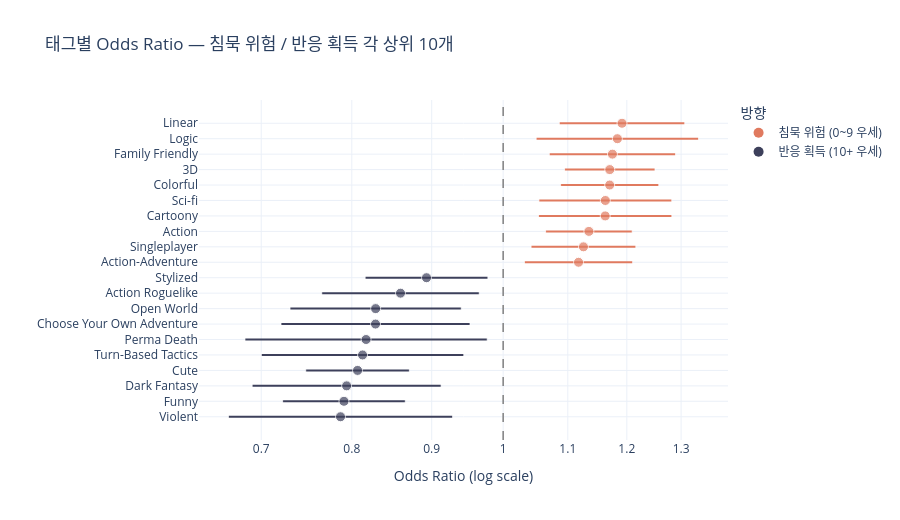

Notebook source saved alongside this figure:
### Markdown cell above
## 7. 시각화: Forest Plot

유의미한 태그의 Odds Ratio와 95% 신뢰구간을 Forest Plot으로 시각화한다.
태그 수가 많을 수 있으므로 OR 기준 상위 20개(침묵 위험)와 하위 20개(반응 획득)만 표시한다.
기준선(OR=1)을 중심으로 오른쪽은 침묵 위험 태그, 왼쪽은 반응 획득 태그를 나타낸다.

### Code cell
FOREST_TOP_N = 10
forest_df = pd.concat([
    or_df[or_df["direction"] == "침묵 위험 (0~9 우세)"].tail(FOREST_TOP_N),
    or_df[or_df["direction"] == "반응 획득 (10+ 우세)"].head(FOREST_TOP_N),
]).sort_values("odds_ratio")

color_map = {"침묵 위험 (0~9 우세)": "#e07a5f", "반응 획득 (10+ 우세)": "#3d405b"}

fig = go.Figure()

for _, row in forest_df.iterrows():
    color = color_map[row["direction"]]
    fig.add_trace(go.Scatter(
        x=[row["ci_lower"], row["odds_ratio"], row["ci_upper"]],
        y=[row["tag"]] * 3,
        mode="lines+markers",
        marker=dict(size=[4, 10, 4], color=color, symbol=["line-ns", "circle", "line-ns"]),
        line=dict(color=color, width=2),
        showlegend=False,
        hovertemplate=(
            f"<b>{row['tag']}</b><br>"
            f"OR: {row['odds_ratio']:.3f}<br>"
            f"95% CI: [{row['ci_lower']:.3f}, {row['ci_upper']:.3f}]<br>"
            f"p_adjusted: {row['p_adjusted']:.4f}<br>"
            f"0~9 비율: {row['ratio_0_9']:.1f}%<br>"
            f"10+ 비율: {row['ratio_10plus']:.1f}%<br>"
            "<extra></extra>"
        ),
    ))

for label, color in color_map.items():
    fig.add_trace(go.Scatter(
        x=[None], y=[None],
        mode="markers",
        marker=dict(size=10, color=color),
        name=label,
    ))

fig.add_vline(x=1, line_dash="dash", line_color="gray", line_width=1.5)

fig.update_layout(
    template="plotly_white",
    title=f"태그별 Odds Ratio — 침묵 위험 / 반응 획득 각 상위 {FOREST_TOP_N}개",
    xaxis=dict(title="Odds Ratio (log scale)", type="log"),
    yaxis=dict(title=""),
    width=900,
    height=max(500, len(forest_df) * 26),
    legend=dict(title="방향"),
)

fig.show()

### Figure 1 — Plotly figure (JSON) as saved in the notebook; plotly's stock layout.template omitted (floating-point values rounded to 4 significant figures)
{"data": [{"hovertemplate": "<b>Violent</b><br>OR: 0.787<br>95% CI: [0.667, 0.928]<br>p_adjusted: 0.0090<br>0~9 비율: 3.5%<br>10+ 비율: 4.4%<br><extra></extra>", "line": {"color": "#3d405b", "width": 2}, "marker": {"color": "#3d405b", "size": [4, 10, 4], "symbol": ["line-ns", "circle", "line-ns"]}, "mode": "lines+markers", "showlegend": false, "type": "scatter", "x": [0.667, 0.7868, 0.9282], "y": ["Violent", "Violent", "Violent"]}, {"hovertemplate": "<b>Funny</b><br>OR: 0.791<br>95% CI: [0.722, 0.866]<br>p_adjusted: 0.0000<br>0~9 비율: 13.2%<br>10+ 비율: 16.1%<br><extra></extra>", "line": {"color": "#3d405b", "width": 2}, "marker": {"color": "#3d405b", "size": [4, 10, 4], "symbol": ["line-ns", "circle", "line-ns"]}, "mode": "lines+markers", "showlegend": false, "type": "scatter", "x": [0.7224, 0.7908, 0.8656], "y": ["Funny", "Funny", "Funny"]}, {"hovertemplate": "<b>Dark Fantasy</b><br>OR: 0.794<br>95% CI: [0.691, 0.913]<br>p_adjusted: 0.0027<br>0~9 비율: 5.0%<br>10+ 비율: 6.2%<br><extra></extra>", "line": {"color": "#3d405b", "width": 2}, "marker": {"color": "#3d405b", "size": [4, 10, 4], "symbol": ["line-ns", "circle", "line-ns"]}, "mode": "lines+markers", "showlegend": false, "type": "scatter", "x": [0.6907, 0.7939, 0.9126], "y": ["Dark Fantasy", "Dark Fantasy", "Dark Fantasy"]}, {"hovertemplate": "<b>Cute</b><br>OR: 0.807<br>95% CI: [0.747, 0.871]<br>p_adjusted: 0.0000<br>0~9 비율: 20.6%<br>10+ 비율: 24.3%<br><extra></extra>", "line": {"color": "#3d405b", "width": 2}, "marker": {"color": "#3d405b", "size": [4, 10, 4], "symbol": ["line-ns", "circle", "line-ns"]}, "mode": "lines+markers", "showlegend": false, "type": "scatter", "x": [0.7475, 0.8068, 0.8709], "y": ["Cute", "Cute", "Cute"]}, {"hovertemplate": "<b>Turn-Based Tactics</b><br>OR: 0.813<br>95% CI: [0.700, 0.944]<br>p_adjusted: 0.0130<br>0~9 비율: 4.4%<br>10+ 비율: 5.3%<br><extra></extra>", "line": {"color": "#3d405b", "width": 2}, "marker": {"color": "#3d405b", "size": [4, 10, 4], "symbol": ["line-ns", "circle", "line-ns"]}, "mode": "lines+markers", "showlegend": false, "type": "scatter", "x": [0.7001, 0.8128, 0.9436], "y": ["Turn-Based Tactics", "Turn-Based Tactics", "Turn-Based Tactics"]}, {"hovertemplate": "<b>Perma Death</b><br>OR: 0.817<br>95% CI: [0.683, 0.977]<br>p_adjusted: 0.0470<br>0~9 비율: 3.0%<br>10+ 비율: 3.6%<br><extra></extra>", "line": {"color": "#3d405b", "width": 2}, "marker": {"color": "#3d405b", "size": [4, 10, 4], "symbol": ["line-ns", "circle", "line-ns"]}, "mode": "lines+markers", "showlegend": false, "type": "scatter", "x": [0.6834, 0.817, 0.9768], "y": ["Perma Death", "Perma Death", "Perma Death"]}, {"hovertemplate": "<b>Choose Your Own Adventure</b><br>OR: 0.828<br>95% CI: [0.721, 0.952]<br>p_adjusted: 0.0160<br>0~9 비율: 5.1%<br>10+ 비율: 6.1%<br><extra></extra>", "line": {"color": "#3d405b", "width": 2}, "marker": {"color": "#3d405b", "size": [4, 10, 4], "symbol": ["line-ns", "circle", "line-ns"]}, "mode": "lines+markers", "showlegend": false, "type": "scatter", "x": [0.7207, 0.8284, 0.9523], "y": ["Choose Your Own Adventure", "Choose Your Own Adventure", "Choose Your Own Adventure"]}, {"hovertemplate": "<b>Open World</b><br>OR: 0.829<br>95% CI: [0.730, 0.940]<br>p_adjusted: 0.0075<br>0~9 비율: 6.3%<br>10+ 비율: 7.5%<br><extra></extra>", "line": {"color": "#3d405b", "width": 2}, "marker": {"color": "#3d405b", "size": [4, 10, 4], "symbol": ["line-ns", "circle", "line-ns"]}, "mode": "lines+markers", "showlegend": false, "type": "scatter", "x": [0.7303, 0.8286, 0.9401], "y": ["Open World", "Open World", "Open World"]}, {"hovertemplate": "<b>Action Roguelike</b><br>OR: 0.860<br>95% CI: [0.765, 0.965]<br>p_adjusted: 0.0206<br>0~9 비율: 7.6%<br>10+ 비율: 8.8%<br><extra></extra>", "line": {"color": "#3d405b", "width": 2}, "marker": {"color": "#3d405b", "size": [4, 10, 4], "symbol": ["line-ns", "circle", "line-ns"]}, "mode": "lines+markers", "showlegend": false, "type": "scatter", "x": [0.7653, 0.8595, 0.9653], "y": ["Action Roguelike", "Action Roguelike", "Action Roguelike"]}, {"hovertemplate": "<b>Stylized</b><br>OR: 0.893<br>95% CI: [0.816, 0.978]<br>p_adjusted: 0.0271<br>0~9 비율: 13.7%<br>10+ 비율: 15.1%<br><extra></extra>", "line": {"color": "#3d405b", "width": 2}, "marker": {"color": "#3d405b", "size": [4, 10, 4], "symbol": ["line-ns", "circle", "line-ns"]}, "mode": "lines+markers", "showlegend": false, "type": "scatter", "x": [0.8159, 0.8932, 0.9777], "y": ["Stylized", "Stylized", "Stylized"]}, {"hovertemplate": "<b>Action-Adventure</b><br>OR: 1.118<br>95% CI: [1.032, 1.210]<br>p_adjusted: 0.0131<br>0~9 비율: 20.4%<br>10+ 비율: 18.6%<br><extra></extra>", "line": {"color": "#e07a5f", "width": 2}, "marker": {"color": "#e07a5f", "size": [4, 10, 4], "symbol": ["line-ns", "circle", "line-ns"]}, "mode": "lines+markers", "showlegend": false, "type": "scatter", "x": [1.032, 1.118, 1.21], "y": ["Action-Adventure", "Action-Adventure", "Action-Adventure"]}, {"hovertemplate": "<b>Singleplayer</b><br>OR: 1.126<br>95% CI: [1.042, 1.216]<br>p_adjusted: 0.0060<br>0~9 비율: 79.4%<br>10+ 비율: 77.4%<br><extra></extra>", "line": {"color": "#e07a5f", "width": 2}, "marker": {"color": "#e07a5f", "size": [4, 10, 4], "symbol": ["line-ns", "circle", "line-ns"]}, "mode": "lines+markers", "showlegend": false, "type": "scatter", "x": [1.042, 1.126, 1.216], "y": ["Singleplayer", "Singleplayer", "Singleplayer"]}, {"hovertemplate": "<b>Action</b><br>OR: 1.135<br>95% CI: [1.065, 1.210]<br>p_adjusted: 0.0003<br>0~9 비율: 45.1%<br>10+ 비율: 42.0%<br><extra></extra>", "line": {"color": "#e07a5f", "width": 2}, "marker": {"color": "#e07a5f", "size": [4, 10, 4], "symbol": ["line-ns", "circle", "line-ns"]}, "mode": "lines+markers", "showlegend": false, "type": "scatter", "x": [1.065, 1.135, 1.21], "y": ["Action", "Action", "Action"]}, {"hovertemplate": "<b>Cartoony</b><br>OR: 1.162<br>95% CI: [1.054, 1.282]<br>p_adjusted: 0.0061<br>0~9 비율: 12.5%<br>10+ 비율: 10.9%<br><extra></extra>", "line": {"color": "#e07a5f", "width": 2}, "marker": {"color": "#e07a5f", "size": [4, 10, 4], "symbol": ["line-ns", "circle", "line-ns"]}, "mode": "lines+markers", "showlegend": false, "type": "scatter", "x": [1.054, 1.162, 1.282], "y": ["Cartoony", "Cartoony", "Cartoony"]}, {"hovertemplate": "<b>Sci-fi</b><br>OR: 1.163<br>95% CI: [1.054, 1.282]<br>p_adjusted: 0.0059<br>0~9 비율: 12.6%<br>10+ 비율: 11.0%<br><extra></extra>", "line": {"color": "#e07a5f", "width": 2}, "marker": {"color": "#e07a5f", "size": [4, 10, 4], "symbol": ["line-ns", "circle", "line-ns"]}, "mode": "lines+markers", "showlegend": false, "type": "scatter", "x": [1.054, 1.163, 1.282], "y": ["Sci-fi", "Sci-fi", "Sci-fi"]}, {"hovertemplate": "<b>Colorful</b><br>OR: 1.170<br>95% CI: [1.088, 1.258]<br>p_adjusted: 0.0001<br>0~9 비율: 27.2%<br>10+ 비율: 24.2%<br><extra></extra>", "line": {"color": "#e07a5f", "width": 2}, "marker": {"color": "#e07a5f", "size": [4, 10, 4], "symbol": ["line-ns", "circle", "line-ns"]}, "mode": "lines+markers", "showlegend": false, "type": "scatter", "x": [1.088, 1.17, 1.258], "y": ["Colorful", "Colorful", "Colorful"]}, {"hovertemplate": "<b>3D</b><br>OR: 1.170<br>95% CI: [1.095, 1.251]<br>p_adjusted: 0.0000<br>0~9 비율: 36.0%<br>10+ 비율: 32.4%<br><extra></extra>", "line": {"color": "#e07a5f", "width": 2}, "marker": {"color": "#e07a5f", "size": [4, 10, 4], "symbol": ["line-ns", "circle", "line-ns"]}, "mode": "lines+markers", "showlegend": false, "type": "scatter", "x": [1.095, 1.17, 1.251], "y": ["3D", "3D", "3D"]}, {"hovertemplate": "<b>Family Friendly</b><br>OR: 1.175<br>95% CI: [1.070, 1.289]<br>p_adjusted: 0.0018<br>0~9 비율: 14.2%<br>10+ 비율: 12.3%<br><extra></extra>", "line": {"color": "#e07a5f", "width": 2}, "marker": {"color": "#e07a5f", "size": [4, 10, 4], "symbol": ["line-ns", "circle", "line-ns"]}, "mode": "lines+markers", "showlegend": false, "type": "scatter", "x": [1.07, 1.175, 1.289], "y": ["Family Friendly", "Family Friendly", "Family Friendly"]}, {"hovertemplate": "<b>Logic</b><br>OR: 1.183<br>95% CI: [1.050, 1.334]<br>p_adjusted: 0.0122<br>0~9 비율: 8.1%<br>10+ 비율: 6.9%<br><extra></extra>", "line": {"color": "#e07a5f", "width": 2}, "marker": {"color": "#e07a5f", "size": [4, 10, 4], "symbol": ["line-ns", "circle", "line-ns"]}, "mode": "lines+markers", "showlegend": false, "type": "scatter", "x": [1.05, 1.183, 1.334], "y": ["Logic", "Logic", "Logic"]}, {"hovertemplate": "<b>Linear</b><br>OR: 1.192<br>95% CI: [1.086, 1.307]<br>p_adjusted: 0.0006<br>0~9 비율: 14.5%<br>10+ 비율: 12.5%<br><extra></extra>", "line": {"color": "#e07a5f", "width": 2}, "marker": {"color": "#e07a5f", "size": [4, 10, 4], "symbol": ["line-ns", "circle", "line-ns"]}, "mode": "lines+markers", "showlegend": false, "type": "scatter", "x": [1.086, 1.192, 1.307], "y": ["Linear", "Linear", "Linear"]}, {"marker": {"color": "#e07a5f", "size": 10}, "mode": "markers", "name": "침묵 위험 (0~9 우세)", "type": "scatter", "x": [null], "y": [null]}, {"marker": {"color": "#3d405b", "size": 10}, "mode": "markers", "name": "반응 획득 (10+ 우세)", "type": "scatter", "x": [null], "y": [null]}], "layout": {"height": 520, "legend": {"title": {"text": "방향"}}, "shapes": [{"line": {"color": "gray", "dash": "dash", "width": 1.5}, "type": "line", "x0": 1, "x1": 1, "xref": "x", "y0": 0, "y1": 1, "yref": "y domain"}], "title": {"text": "태그별 Odds Ratio — 침묵 위험 / 반응 획득 각 상위 10개"}, "width": 900, "xaxis": {"title": {"text": "Odds Ratio (log scale)"}, "type": "log"}, "yaxis": {"title": {"text": ""}}}}
